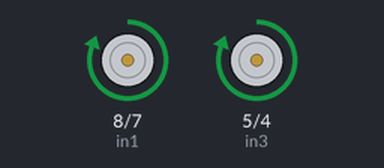
Simulated run of this sketch. Board: Arduino Uno, built with avr-gcc and run on an emulated ATmega328P. Shown: motor-driver pin pairs drawn as motors (green arrow = first pin HIGH = forward, orange = second pin HIGH = backward, longer = more drive, scaled by the enable pin). At 29.6 s the program stops and its outputs stay as they are.

Above: at 0.1 s.
At 1.1 s:
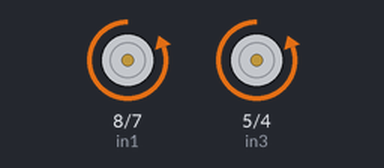
At 28.7 s:
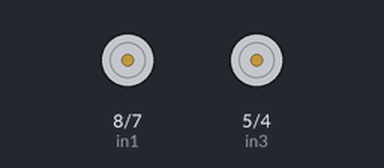
Timing chart, 0 to 30.2 s (numbered marks = the images above):
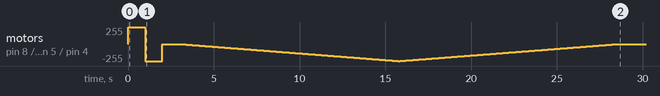

The sketch:

Final_arduino_code_with_DC_motor_control.ino
```cpp
/*int ena = 5;
int in1 = 6;
int in2 = 7;
int in3 = 8;
int in4 = 9;
int enb = 10;

void setup() {

  pinMode(ena, OUTPUT);
  pinMode(in1, OUTPUT);
  pinMode(in2, OUTPUT);
  pinMode(enb, OUTPUT);
  pinMode(in3, OUTPUT);
  pinMode(in4, OUTPUT);

  //MOTOR_A CLOCKWISE MAX SPEED
  digitalWrite(in1,HIGH);
  digitalWrite(in2,LOW);
  analogWrite(ena, 255);

  //MOTOR_B CLOCKWISE MAX SPEED
  digitalWrite(in3,HIGH);
  digitalWrite(in4,LOW);
  analogWrite(enb, 255);
  delay(1000);

  //STOP
  digitalWrite(in1,LOW);
  digitalWrite(in2,LOW);
  digitalWrite(in3,LOW);
  digitalWrite(in4,LOW);
  delay(1000);

  //MOTOR_A COUNTERCLOCKWISE MAX SPEED
  digitalWrite(in1,LOW);
  digitalWrite(in2,HIGH);
  analogWrite(ena, 255);

  //MOTOR_B COUNTERCLOCKWISE MAX SPEED
  digitalWrite(in3,LOW);
  digitalWrite(in4,HIGH);
  analogWrite(enb, 255);

  delay(1000);

  //STOP
  digitalWrite(in1,LOW);
  digitalWrite(in2,LOW);
  digitalWrite(in3,LOW);
  digitalWrite(in4,LOW);
  delay(1000);


  //MOTOR_A CLOCKWISE HALF SPEED
  digitalWrite(in1,HIGH);
  digitalWrite(in2,LOW);
  analogWrite(ena, 127);

  //MOTOR_B CLOCKWISE HALF SPEED
  digitalWrite(in3,HIGH);
  digitalWrite(in4,LOW);
  analogWrite(enb, 127);
  delay(1000);

  //STOP
  digitalWrite(in1,LOW);
  digitalWrite(in2,LOW);
  digitalWrite(in3,LOW);
  digitalWrite(in4,LOW);
  delay(1000);

  //MOTOR_A COUNTERCLOCKWISE MAX SPEED
  digitalWrite(in1,LOW);
  digitalWrite(in2,HIGH);
  analogWrite(ena, 127);

  //MOTOR_B COUNTERCLOCKWISE MAX SPEED
  digitalWrite(in3,LOW);
  digitalWrite(in4,HIGH);
  analogWrite(enb, 127);
  delay(1000);

  //STOP
  digitalWrite(in1,LOW);
  digitalWrite(in2,LOW);
  digitalWrite(in3,LOW);
  digitalWrite(in4,LOW);
  delay(2000);
}

void loop() {


}*/


//Main Driver Code to Run 2-DC Motos with L298N Driver and connecting with Arduino Uno.
// Motor A connections
int enA = 9;
int in1 = 8;
int in2 = 7;
// Motor B connections
int enB = 3;
int in3 = 5;
int in4 = 4;

void setup() {
	// Set all the motor control pins to outputs
	pinMode(enA, OUTPUT);
  pinMode(in1, OUTPUT);
	pinMode(in2, OUTPUT);
	pinMode(enB, OUTPUT);
	pinMode(in3, OUTPUT);
	pinMode(in4, OUTPUT);

	// Turn off motors - Initial state
	digitalWrite(in1, LOW);
	digitalWrite(in2, LOW);
	digitalWrite(in3, LOW);
	digitalWrite(in4, LOW);
}

void loop() {
	directionControl();
	delay(1000);

	speedControl();
	delay(1000);

  exit(0); //to exit the program. Or we can use the reset code from another sketch to reset arduino.
}

// This function lets you control spinning direction of motors
void directionControl() {
	// Set motors to maximum speed
	// For PWM maximum possible values are 0 to 255
	analogWrite(enA, 255);
	analogWrite(enB, 255);

	// Turn on motor A & B
	digitalWrite(in1, HIGH);
	digitalWrite(in2, LOW);
	digitalWrite(in3, HIGH);
	digitalWrite(in4, LOW);
	delay(1000);

	// Now change motor directions
	digitalWrite(in1, LOW);
	digitalWrite(in2, HIGH);
	digitalWrite(in3, LOW);
	digitalWrite(in4, HIGH);
	delay(1000);

	// Turn off motors
	digitalWrite(in1, LOW);
	digitalWrite(in2, LOW);
	digitalWrite(in3, LOW);
	digitalWrite(in4, LOW);
}

// This function lets you control speed of the motors
void speedControl() {
	// Turn on motors
	digitalWrite(in1, LOW);
	digitalWrite(in2, HIGH);
	digitalWrite(in3, LOW);
	digitalWrite(in4, HIGH);

	// Accelerate from zero to maximum speed
	for (int i = 0; i < 256; i++) {
		analogWrite(enA, i);
		analogWrite(enB, i);
		delay(50);
	}

	// Decelerate from maximum speed to zero
	for (int i = 255; i >= 0; --i) {
		analogWrite(enA, i);
		analogWrite(enB, i);
		delay(50);
	}

	// Now turn off motors
	digitalWrite(in1, LOW);
	digitalWrite(in2, LOW);
	digitalWrite(in3, LOW);
	digitalWrite(in4, LOW);
}
```
